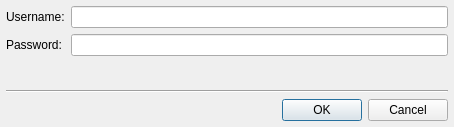
<ui version="4.0" >
 <class>proxyDialog</class>
 <widget class="QDialog" name="proxyDialog" >
  <property name="geometry" >
   <rect>
    <x>0</x>
    <y>0</y>
    <width>454</width>
    <height>127</height>
   </rect>
  </property>
  <property name="windowTitle" >
   <string>Proxy Authentication - cb2Bib</string>
  </property>
  <layout class="QGridLayout" name="gridLayout_2" >
   <property name="margin" >
    <number>6</number>
   </property>
   <item row="0" column="0" colspan="2" >
    <layout class="QGridLayout" name="gridLayout" >
     <item row="0" column="0" >
      <widget class="QLabel" name="usernameLabel" >
       <property name="text" >
        <string>Username:</string>
       </property>
      </widget>
     </item>
     <item row="0" column="1" >
      <widget class="QLineEdit" name="userNameLineEdit" />
     </item>
     <item row="1" column="0" >
      <widget class="QLabel" name="passwordLabel" >
       <property name="text" >
        <string>Password:</string>
       </property>
      </widget>
     </item>
     <item row="1" column="1" >
      <widget class="QLineEdit" name="passwordLineEdit" >
       <property name="echoMode" >
        <enum>QLineEdit::Password</enum>
       </property>
      </widget>
     </item>
    </layout>
   </item>
   <item row="1" column="1" >
    <spacer name="verticalSpacer" >
     <property name="orientation" >
      <enum>Qt::Vertical</enum>
     </property>
     <property name="sizeHint" stdset="0" >
      <size>
       <width>0</width>
       <height>0</height>
      </size>
     </property>
    </spacer>
   </item>
   <item row="2" column="0" colspan="2" >
    <widget class="Line" name="line" >
     <property name="orientation" >
      <enum>Qt::Horizontal</enum>
     </property>
    </widget>
   </item>
   <item row="3" column="1" >
    <widget class="QDialogButtonBox" name="buttonBox" >
     <property name="orientation" >
      <enum>Qt::Horizontal</enum>
     </property>
     <property name="standardButtons" >
      <set>QDialogButtonBox::Cancel|QDialogButtonBox::Ok</set>
     </property>
    </widget>
   </item>
  </layout>
 </widget>
 <resources/>
 <connections>
  <connection>
   <sender>buttonBox</sender>
   <signal>accepted()</signal>
   <receiver>proxyDialog</receiver>
   <slot>accept()</slot>
   <hints>
    <hint type="sourcelabel" >
     <x>248</x>
     <y>254</y>
    </hint>
    <hint type="destinationlabel" >
     <x>157</x>
     <y>274</y>
    </hint>
   </hints>
  </connection>
  <connection>
   <sender>buttonBox</sender>
   <signal>rejected()</signal>
   <receiver>proxyDialog</receiver>
   <slot>reject()</slot>
   <hints>
    <hint type="sourcelabel" >
     <x>316</x>
     <y>260</y>
    </hint>
    <hint type="destinationlabel" >
     <x>286</x>
     <y>274</y>
    </hint>
   </hints>
  </connection>
 </connections>
</ui>
